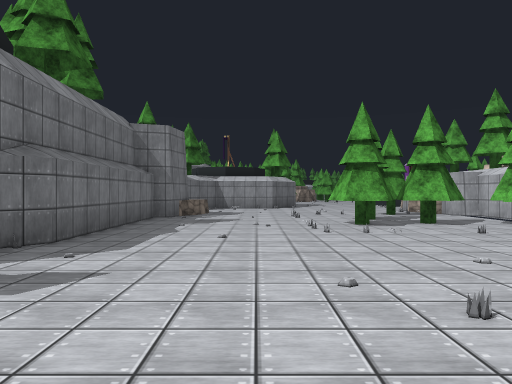
view 1 (above)

24 first-person views from a walk through a scene from a Unity 3-D project. The camera is 1.5 m above the floor, looks level and sees 70° across. The floor is counted in squares, 2 m on a side. Each view is taken from the middle of a square. On the plan, view 1 faces up. The plan holds only what a view shows up to about 11 squares ahead; the rest is blank. The place goes on beyond the plan. Some surface patterns are stand-ins.

view 2
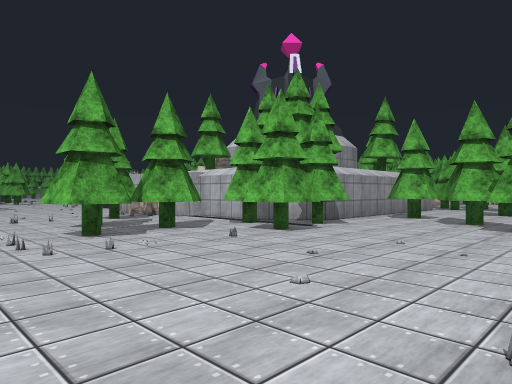

view 3
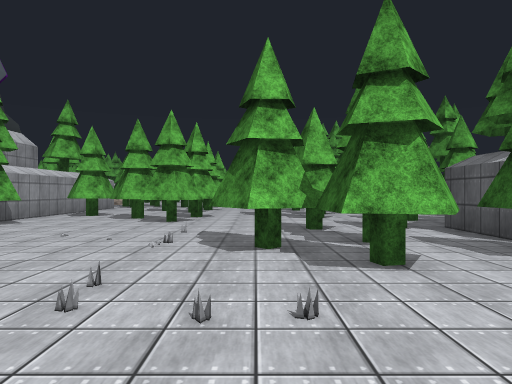

view 4
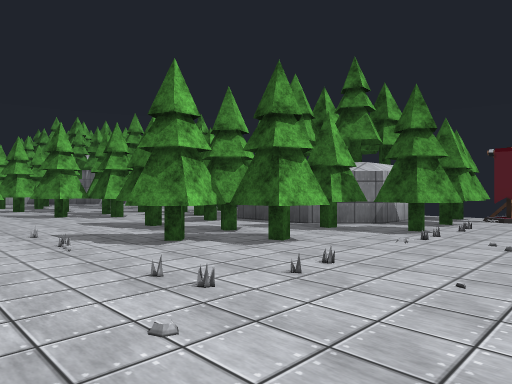

view 5
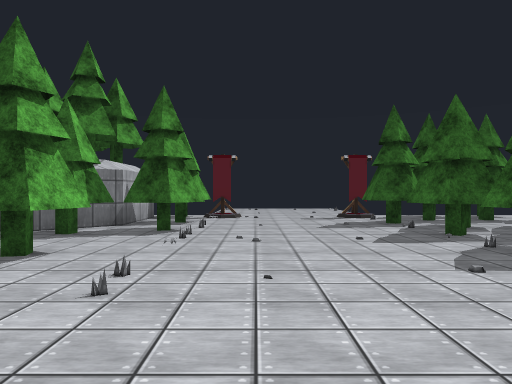

view 6
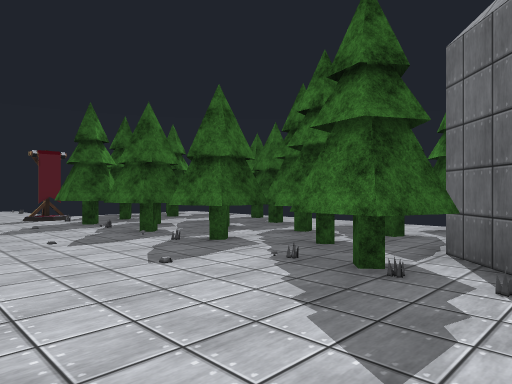

view 7
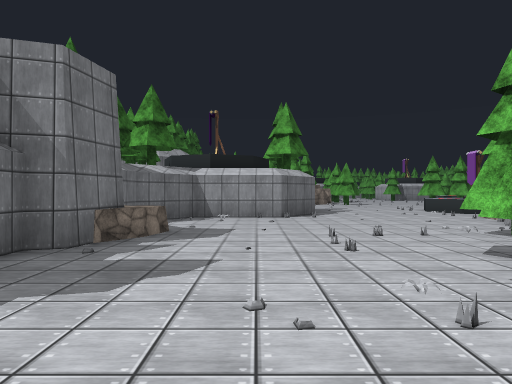

view 8
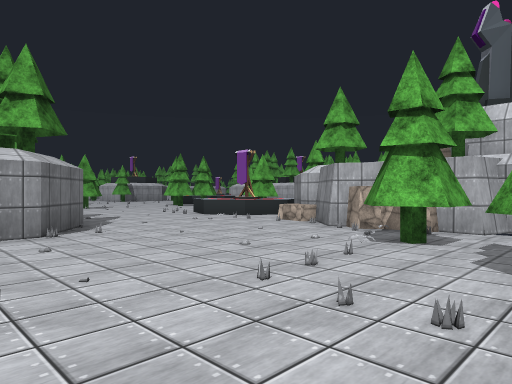

view 9
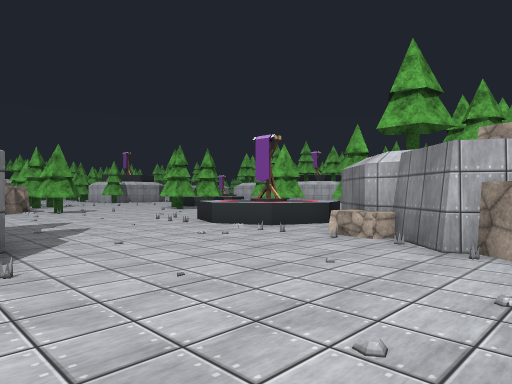

view 10
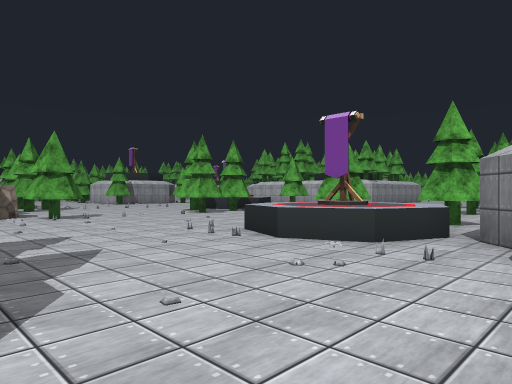

view 11
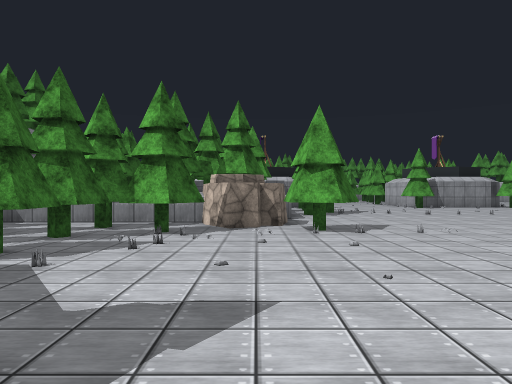

view 12
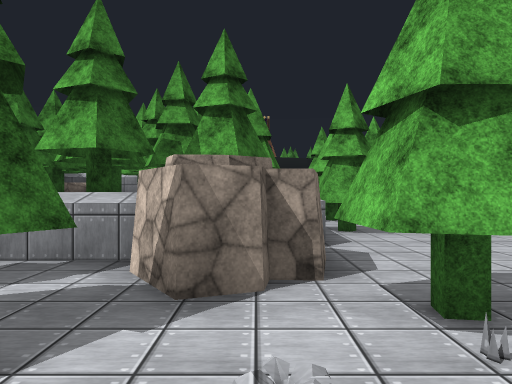

view 13
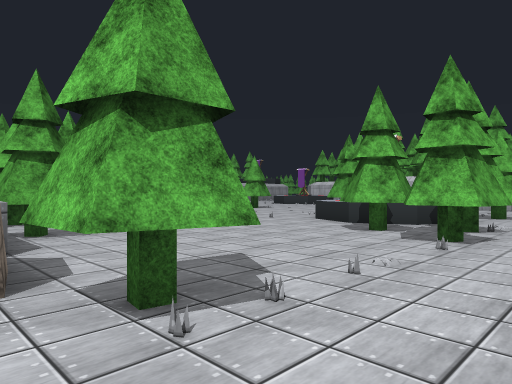

view 14
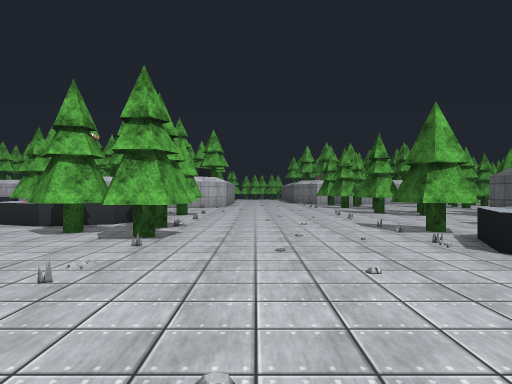

view 15
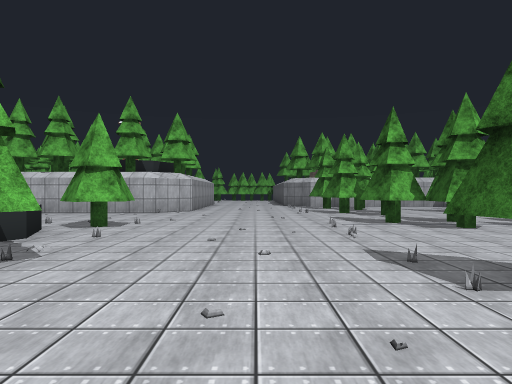

view 16
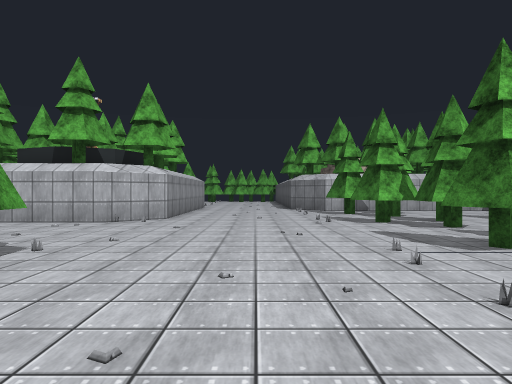

view 17
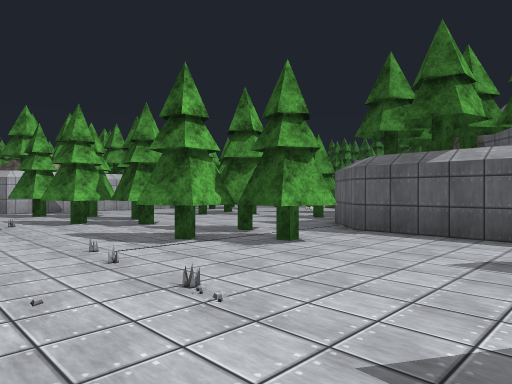

view 18
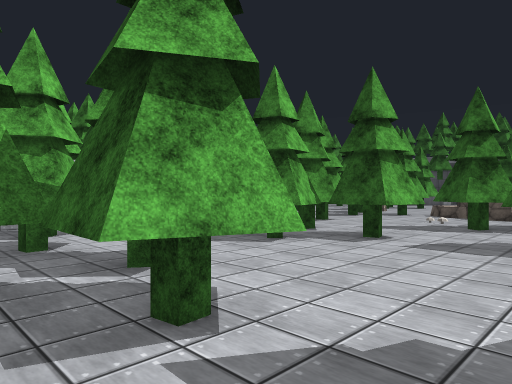

view 19
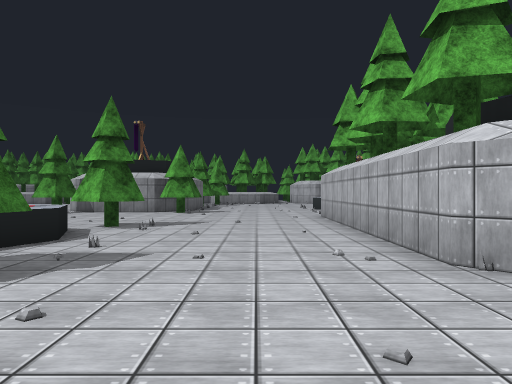

view 20
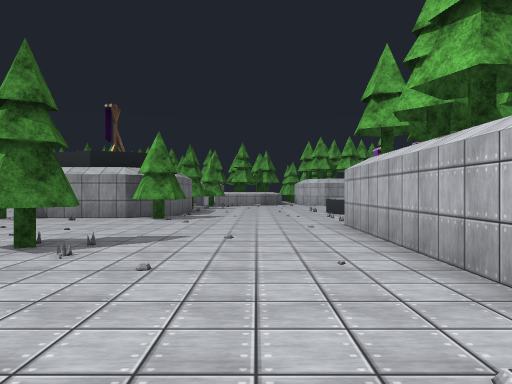

view 21
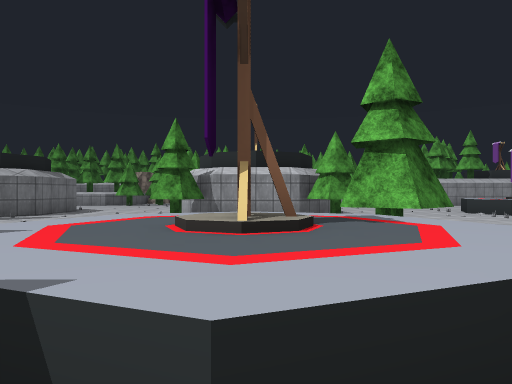

view 22
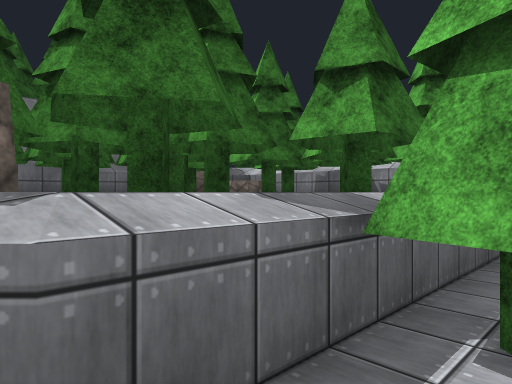

view 23
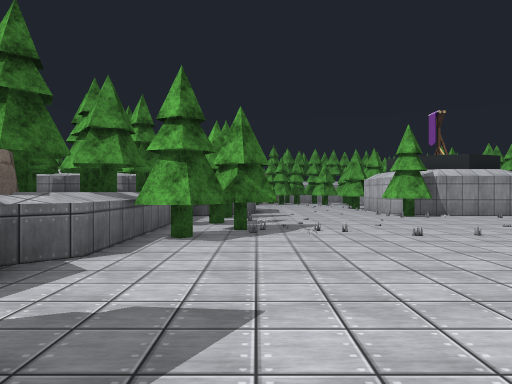

view 24
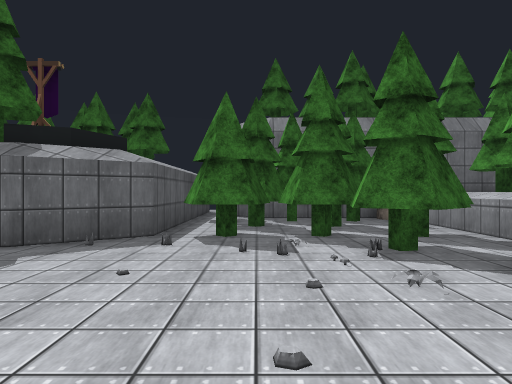

### Floor plan
Key: @ floor where view 1 was taken; # wall or solid block; x gap in a wall; . floor; ^ raised ledge; T tree; R rock; O other object.
Columns run from 5 left of view 1 to 24 right of it. Each row starts with its distance up from view 1.
 38    R^^^^         #####.....
 37     #^T#T TTT...TT...TT....
 36  R R^TT TT^TT..............
 35  R TT #TT TTT.............#
 34     T T TT^TT.............#
 33  ^  TT^#TTTTT.............#
 32  # T#TTTTTTT.........T....#
 31  # #  TTTT^.......^^^.....#
 30     TTTT R.......^^^^^....#
 29    ^^^^^#R......T^^^^.....#
 28  # T.TTTRRT....TT ^^TT....##
 27  # TT TTT.TT...TTT...T.....##
 26  # TTTTT.....................
 25  #  TT#......................
 24  #   TT......................
 23  ######......................
 22       #......O..T.............
 21       ##....OOOT#.....T...T .T
 20        #....OOOO....TTT.TTT TT
 19       ##....OOOOTT...TTT. T T.
 18       #.......O T .... .....
 17   #####......#    ####.....#
 16   #.........R        ##...TT
 15   #.........#          TT.TTT
 14   #........R            ....
 13   RR.....TTR            .T..TT
 12   RR.....#T##            TO..T
 11   ##....T . #            ....
 10   #.....TT..#            R...
  9   #....TTTT##            RRR
  8   #....TTTTT ###          RR
  7   #.......TTT ..T
  6  ##............TT.
  5  #............T ..
  4  #............TT.
  3 ##...........TTT
  2 TTT............T
  1 T#.......T......T
  0 TT...@.TTT.T#..TT
 -1 TTT.....T#xT..TT
 -2 OTT.....TT.TT...
 -3 OTT...TTT####OO
 -4 OOT....T##    O
 -5 TTT....T#     T
 -6 TT.....T#
 -7 T O...OT#

Where each view was taken, in squares from view 1:
view 1: 0 up, 0 right, facing up
view 2: 2 up, 0 right, facing up-right
view 3: 1 up, 1 left, facing right
view 4: 4 up, 1 left, facing down-right
view 5: 4 up, 0 right, facing down
view 6: 4 up, 0 right, facing down-left
view 7: 6 up, 0 right, facing up
view 8: 10 up, 1 left, facing up-right
view 9: 13 up, 1 right, facing up-right
view 10: 16 up, 2 right, facing up-right
view 11: 20 up, 4 right, facing up
view 12: 25 up, 4 right, facing up
view 13: 25 up, 4 right, facing up-right
view 14: 25 up, 4 right, facing right
view 15: 24 up, 8 right, facing right
view 16: 24 up, 12 right, facing right
view 17: 24 up, 12 right, facing down-right
view 18: 21 up, 18 right, facing down-right
view 19: 24 up, 19 right, facing up
view 20: 27 up, 19 right, facing up
view 21: 27 up, 14 right, facing up
view 22: 30 up, 6 right, facing up-left
view 23: 26 up, 7 right, facing up
view 24: 25 up, 7 right, facing left
